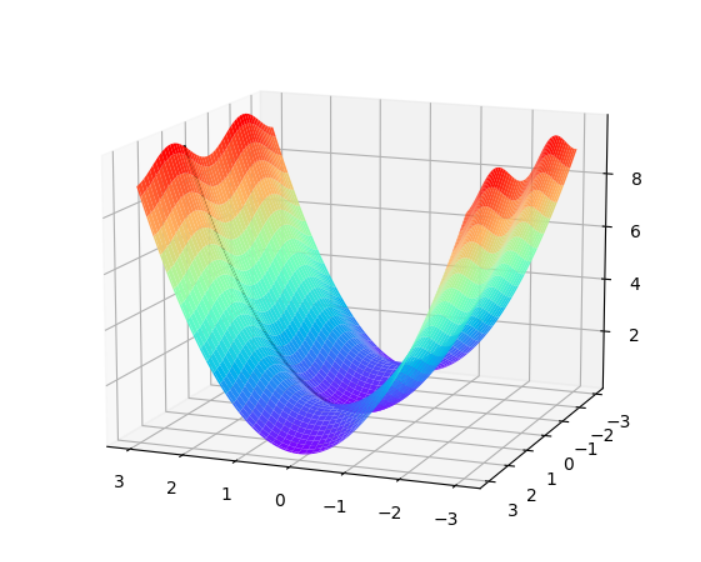

Write Python code to recreate this figure.
import numpy as np
import matplotlib.pyplot as plt
from mpl_toolkits.mplot3d import Axes3D

def target_function(x,y):
    J = x**2 + np.sin(y)**2
    return J

def derivative_function(theta):
    x = theta[0]
    y = theta[1]
    return np.array([2*x,2*np.sin(y)*np.cos(y)])

def show_3d_surface(x, y, z):
    fig = plt.figure()
    ax = Axes3D(fig)
 
    u = np.linspace(-3, 3, 100)
    v = np.linspace(-3, 3, 100)
    X, Y = np.meshgrid(u, v)
    R = np.zeros((len(u), len(v)))
    for i in range(len(u)):
        for j in range(len(v)):
            R[i, j] = X[i, j]**2 + np.sin(Y[i, j])**2

    ax.plot_surface(X, Y, R, cmap='rainbow')
    plt.plot(x,y,z,c='black')
    plt.show()

if __name__ == '__main__':
    theta = np.array([3,1])
    eta = 0.1
    error = 1e-2

    X = []
    Y = []
    Z = []
    for i in range(100):
        print(theta)
        x=theta[0]
        y=theta[1]
        z=target_function(x,y)
        X.append(x)
        Y.append(y)
        Z.append(z)
        print("%d: x=%f, y=%f, z=%f" %(i,x,y,z))
        d_theta = derivative_function(theta)
        print("    ",d_theta)
        theta = theta - eta * d_theta
        if z < error:
            break
    show_3d_surface(X,Y,Z)
